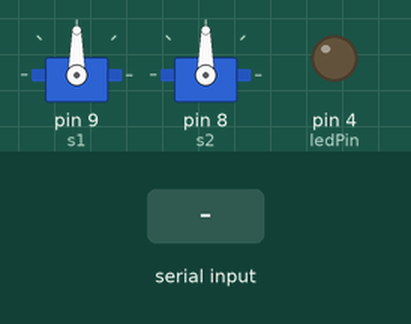
The sketch below on a simulated Arduino Uno, built with avr-gcc and run on an emulated ATmega328P. Shown: 2 × servo, output pins drawn as LEDs (lit = HIGH). The test bench sets the inputs (shaded band).

Above: at 1.2 s.
1.3 s: "H" received over Serial
3.7 s: "L" received over Serial
At 5.4 s:
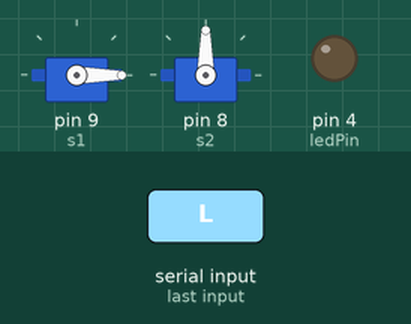
6.1 s: "A" received over Serial
At 7.3 s:
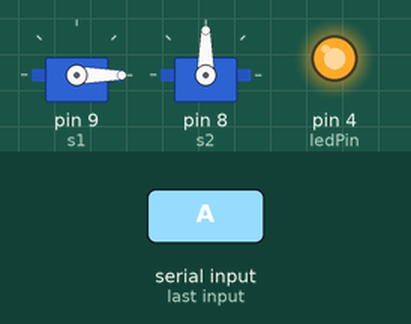
7.6 s: "O" received over Serial
10.0 s: "B" received over Serial
At 10.3 s:
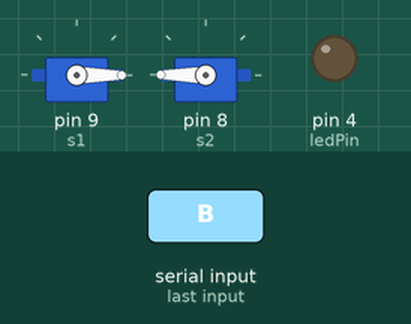
11.5 s: "F" received over Serial
At 13.8 s:
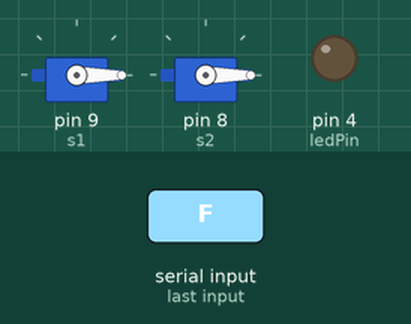
Timing chart, 0 to 14.9 s (numbered marks = the images above; inputs shaded):
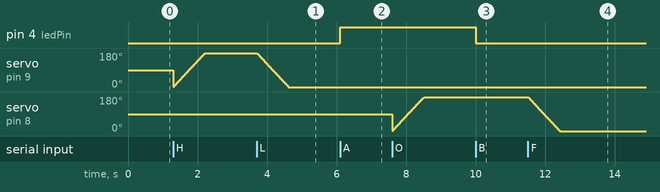

The sketch:

arduino.ino
```cpp
#include<Servo.h>

Servo s1;
Servo s2;
const int ledPin = 4; // the pin that the LED is attached to
int incomingByte;      // a variable to read incoming serial data into
int i=0;
int j=0;
void setup() {
  // initialize serial communication:
  Serial.begin(9600);
  // initialize the LED pin as an output:
  pinMode(ledPin, OUTPUT);
  s1.attach(9);
  s2.attach(8);
}

void loop() {
  // see if there's incoming serial data:
  if (Serial.available() > 0) {
    // read the oldest byte in the serial buffer:
    incomingByte = Serial.read();

    // if it's a capital H (ASCII 72), turn on the LED:
    if (incomingByte == 'H') {

     while(i!=180){
      i++;
      s1.write(i);
      delay(5);

   }

    }
    // if it's an L (ASCII 76) turn off the LED:
    if (incomingByte == 'L') {

       while(i!=0){
      i--;
      s1.write(i);
      delay(5);


  }
    }

    if (incomingByte == 'A') {
      digitalWrite(ledPin, HIGH);}

     if (incomingByte == 'B') {
      digitalWrite(ledPin, LOW);}
    }
     if (incomingByte == 'O') {

     while(j!=180){
      j++;
      s2.write(j);
      delay(5);

   }

    }
    // if it's an L (ASCII 76) turn off the LED:
    if (incomingByte == 'F') {

       while(j!=0){
      j--;
      s2.write(j);
      delay(5);


  }
    }

    }
//Motor is getting out of control because our hand gets out of control sometimes(like index zero in dex zero index zero....................shaking of fingers that's why............)
```

Measured:
- after the input at 3.7 s, servo on pin 9 (s1): moves from 180° to 0° over 0.91 s, starting at once
- after the input at 6.1 s, pin 4 (ledPin): LOW → HIGH at once
- after the input at 10.0 s, pin 4 (ledPin): HIGH → LOW at once
- after the input at 11.5 s, servo on pin 8 (s2): moves from 180° to 0° over 0.91 s, starting at once
